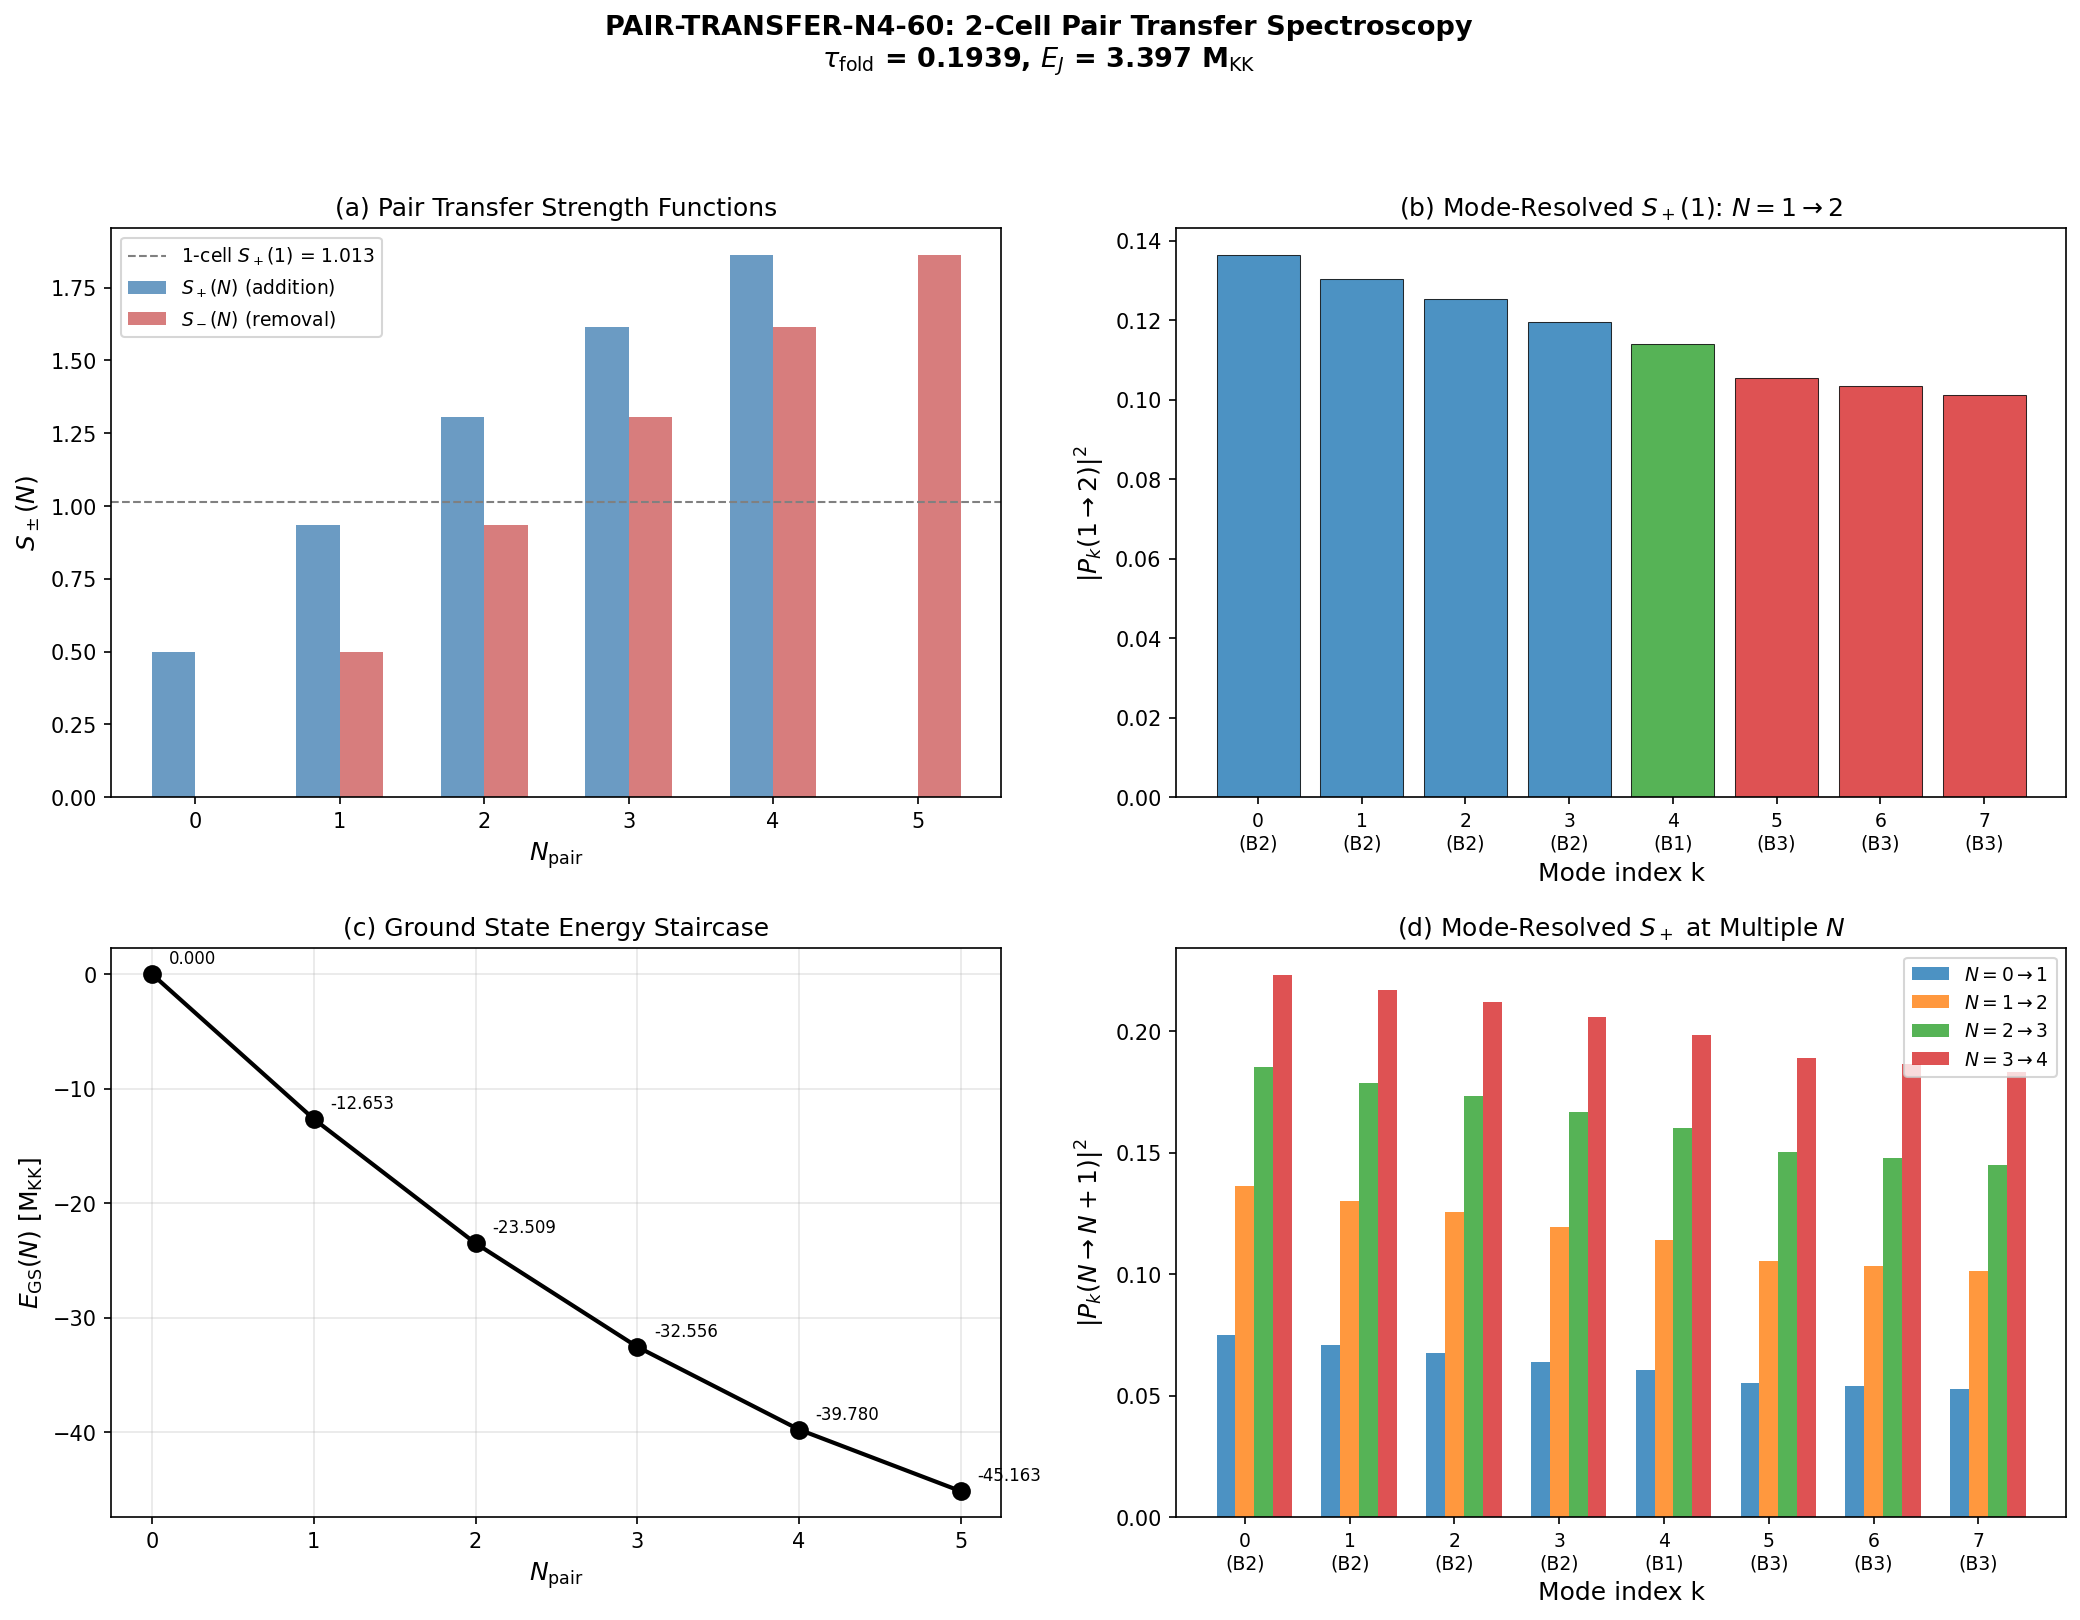

Python code for this plot:
#!/usr/bin/env python3
"""
s60_pair_transfer_n4.py — Pair Transfer Matrix Elements S_+(N) for N=1,2,3,4
=============================================================================

Gate: PAIR-TRANSFER-N4-60
  PASS: 2-cell S_+(1) within factor 2 of 1-cell (1.013)
  FAIL: 2-cell S_+(1) < 0.01
  INFO: 2-cell S_+(1) > 2

Physics:
  The pair-transfer spectroscopic amplitude measures the ease with which
  the system changes its Cooper pair number. In nuclear physics (Paper 18,
  pair transfer spectroscopy), this is the (p,t) or (t,p) reaction cross
  section between adjacent isotopes. The amplitude is:

    P_k(N -> N+1) = <N+1, GS| S_k^+ |N, GS>

  where S_k^+ creates a Cooper pair in mode k of cell 0. The total
  pair-addition strength is:

    S_+(N) = sum_k |P_k(N -> N+1)|^2

  This quantity determines:
  - CC stability: If S_+(1) ~ O(1), N_pair can fluctuate; if << 1, pinned.
  - DM lifetime: Pair-transfer rate ~ S_+ * |V_transfer|^2 * rho_final.
  - Screening: N_pair dynamics as potential backreaction channel.

  The S59 Mack-Landau workshop computed single-cell S_+(1) = 1.013. This
  script extends to the full 2-cell system with Josephson coupling and
  computes S_+(N) and S_-(N) for all accessible N transitions.

Method:
  1. Build H for N_pair = 0,1,2,3,4 in the 2-cell pair Fock space
  2. Exact diagonalization for ground state of each sector
  3. Construct pair-addition operator S_k^+ (cell 0, mode k)
  4. Compute overlap <N+1,GS|S_k^+|N,GS> for each k
  5. Sum: S_+(N), S_-(N)
  6. Compare 2-cell S_+(1) to workshop 1-cell result (1.013)
  7. Nuclear pair-transfer sum rule cross-check

Session: S60
Agent: nazarewicz-nuclear-structure-theorist
"""

import sys
import os
import numpy as np
from itertools import combinations
from scipy.linalg import eigh
import matplotlib
matplotlib.use('Agg')
import matplotlib.pyplot as plt

# === Import canonical constants ===
sys.path.insert(0, os.path.join(os.path.dirname(__file__)))
from canonical_constants import (
    tau_fold, E_cond, N_dof_BCS, t_Planck, t_universe_s,
    hbar_GeV_s, M_KK
)

# =====================================================================
#  1. LOAD INPUT DATA
# =====================================================================

data_dir = os.path.dirname(os.path.abspath(__file__))

# S56 GGE fabric data (2-cell system at fold)
d56 = np.load(os.path.join(data_dir, 's56_gge_fabric.npz'), allow_pickle=True)
eps_fold = d56['eps_fold']       # 8 single-particle energies at fold
V_fold   = d56['V_fold']        # 8x8 pairing matrix
E_J_fold = float(d56['E_J_fold'])  # Josephson coupling at fold
tau_fold_actual = float(d56['tau_fold_actual'])

N_modes = 8  # modes per cell (local)
N_cells = 2   # cells
N_slots = N_modes * N_cells  # 16 pair-slots total

print("=" * 70)
print("S60: Pair Transfer Matrix Elements — PAIR-TRANSFER-N4-60")
print("=" * 70)
print(f"tau_fold = {tau_fold_actual:.6f}")
print(f"E_J_fold = {E_J_fold:.4f} M_KK")
print(f"N_modes/cell = {N_modes}, N_cells = {N_cells}")
print(f"eps_fold = {eps_fold}")
print(f"V_fold diagonal = {np.diag(V_fold)}")


# =====================================================================
#  2. FOCK SPACE CONSTRUCTION FOR ARBITRARY N_pair
# =====================================================================

def slot_to_mode_cell(s):
    """Convert pair-slot index to (mode_index, cell_index).
    Slot 0..7 = cell 0, modes 0..7.
    Slot 8..15 = cell 1, modes 0..7."""
    return (s % N_modes, s // N_modes)


def build_fock_space(n_pair):
    """Build pair Fock space for n_pair pairs in N_slots=16 slots.
    Returns (pair_states, state_index, dim)."""
    if n_pair == 0:
        # Single vacuum state
        return [()], {(): 0}, 1
    states = list(combinations(range(N_slots), n_pair))
    index = {s: i for i, s in enumerate(states)}
    return states, index, len(states)


def build_hamiltonian(n_pair, eps, V, E_J):
    """Build the BCS + Josephson Hamiltonian for n_pair pairs on 2 cells.

    H = H_kinetic + H_pairing + H_Josephson

    H_kinetic: 2*eps[mode] per occupied pair-slot
    H_pairing: -V[k,l] scatters pair from mode l to mode k within same cell
    H_Josephson: -(E_J/2)(B_0^dag B_1 + h.c.), collective tunneling

    Returns H as (dim, dim) array, or scalar 0.0 for N=0.
    """
    if n_pair == 0:
        return np.array([[0.0]])

    pair_states, state_index, dim = build_fock_space(n_pair)
    H = np.zeros((dim, dim), dtype=np.float64)

    for i, slots_i in enumerate(pair_states):
        slots_set = set(slots_i)
        infos = [slot_to_mode_cell(s) for s in slots_i]

        # --- Diagonal: kinetic energy ---
        for (mk, ck) in infos:
            H[i, i] += 2.0 * eps[mk]

        # --- Pairing interaction (within each cell) ---
        for p_idx in range(n_pair):
            m_p, c_p = infos[p_idx]
            old_slot = c_p * N_modes + m_p

            for k in range(N_modes):
                new_slot = c_p * N_modes + k
                if k == m_p:
                    # Diagonal pairing
                    H[i, i] -= V[m_p, m_p]
                    continue
                if new_slot in slots_set:
                    continue  # Pauli blocked
                new_slots = list(slots_i)
                new_slots[new_slots.index(old_slot)] = new_slot
                new_state = tuple(sorted(new_slots))
                if new_state in state_index:
                    j = state_index[new_state]
                    H[j, i] -= V[k, m_p]

        # --- Josephson tunneling ---
        for p_idx in range(n_pair):
            m_p, c_p = infos[p_idx]
            old_slot = c_p * N_modes + m_p
            target_cell = 1 - c_p

            for l in range(N_modes):
                new_slot = target_cell * N_modes + l
                if new_slot in slots_set:
                    continue  # Pauli blocked
                new_slots = list(slots_i)
                new_slots[new_slots.index(old_slot)] = new_slot
                new_state = tuple(sorted(new_slots))
                if new_state in state_index:
                    j = state_index[new_state]
                    H[j, i] += -E_J / 2.0

    # Symmetrize
    H = 0.5 * (H + H.T)
    return H


# =====================================================================
#  3. DIAGONALIZE ALL N-SECTORS
# =====================================================================

print("\n" + "=" * 70)
print("  DIAGONALIZING N-PAIR SECTORS 0 through 5")
print("=" * 70)

max_N = 5  # Go to N=5 so we can compute S_+(4)
gs_energies = {}
gs_vectors = {}
fock_spaces = {}
dimensions = {}

for N in range(max_N + 1):
    pair_states_N, state_index_N, dim_N = build_fock_space(N)
    fock_spaces[N] = (pair_states_N, state_index_N, dim_N)
    dimensions[N] = dim_N

    print(f"\nN_pair = {N}: dim = {dim_N}")

    if dim_N == 0:
        print(f"  Empty sector, skipping")
        continue

    H = build_hamiltonian(N, eps_fold, V_fold, E_J_fold)

    if dim_N == 1:
        gs_energies[N] = H[0, 0]
        gs_vectors[N] = np.array([1.0])
        print(f"  E_GS = {H[0,0]:.6f} M_KK")
    else:
        # Diagonalize — only need lowest few eigenvalues
        n_eig = min(10, dim_N)
        evals, evecs = eigh(H, subset_by_index=[0, n_eig - 1])
        gs_energies[N] = evals[0]
        gs_vectors[N] = evecs[:, 0]
        gap = evals[1] - evals[0] if n_eig > 1 else float('inf')
        print(f"  E_GS = {evals[0]:.6f} M_KK, gap = {gap:.6f} M_KK")
        print(f"  First 5 evals: {evals[:5]}")

    # Verify hermiticity
    if dim_N > 1:
        herm_err = np.max(np.abs(H - H.T))
        print(f"  Hermiticity check: max|H-H^T| = {herm_err:.2e}")


# =====================================================================
#  4. CONSTRUCT PAIR-TRANSFER OPERATORS AND COMPUTE MATRIX ELEMENTS
# =====================================================================

print("\n" + "=" * 70)
print("  PAIR TRANSFER MATRIX ELEMENTS")
print("=" * 70)


def compute_pair_addition(N, cell=0):
    """Compute pair-addition matrix elements S_k^+:
    P_k = <N+1, GS| S_k^+(cell) |N, GS>

    S_k^+(cell) adds a Cooper pair in mode k of the specified cell.
    This maps an N-pair state to an (N+1)-pair state.

    Returns:
      P_k: array of shape (N_modes,) — transfer amplitudes per mode
      S_plus: total strength sum_k |P_k|^2
    """
    pair_states_N, state_index_N, dim_N = fock_spaces[N]
    pair_states_Np1, state_index_Np1, dim_Np1 = fock_spaces[N + 1]

    psi_N = gs_vectors[N]      # dim_N vector
    psi_Np1 = gs_vectors[N + 1]  # dim_Np1 vector

    P_k = np.zeros(N_modes, dtype=np.float64)

    for k in range(N_modes):
        # S_k^+(cell) adds a pair in slot (cell * N_modes + k)
        new_slot = cell * N_modes + k

        # Build the action of S_k^+ on each basis state |alpha> in N-sector
        # S_k^+ |alpha> = |alpha with new_slot added> if new_slot not in alpha
        #               = 0 if new_slot already in alpha (Pauli blocked)

        # The overlap is: <N+1,GS| S_k^+ |N,GS>
        #   = sum_alpha psi_N[alpha] * sum_beta delta(S_k^+ |alpha> = |beta>) * psi_Np1[beta]
        #   = sum_alpha psi_N[alpha] * psi_Np1[index of |alpha + new_slot>]

        amplitude = 0.0
        for i_alpha, slots_alpha in enumerate(pair_states_N):
            if new_slot in set(slots_alpha):
                continue  # Pauli blocked: pair already in this mode

            # New state: insert new_slot into the occupation list
            new_state = tuple(sorted(list(slots_alpha) + [new_slot]))

            if new_state in state_index_Np1:
                j_beta = state_index_Np1[new_state]

                # Sign from pair ordering: pairs are bosonic composites,
                # no fermionic sign. The pair creation operator has no
                # additional phase (all pairs are spin-singlet, K_7-neutral).
                amplitude += psi_N[i_alpha] * psi_Np1[j_beta]

        P_k[k] = amplitude

    S_plus = np.sum(P_k**2)
    return P_k, S_plus


def compute_pair_removal(N, cell=0):
    """Compute pair-removal matrix elements S_k^-:
    P_k = <N-1, GS| S_k^-(cell) |N, GS>

    S_k^-(cell) removes a Cooper pair from mode k of the specified cell.

    Returns:
      P_k: array of shape (N_modes,) — removal amplitudes per mode
      S_minus: total strength sum_k |P_k|^2
    """
    if N == 0:
        return np.zeros(N_modes), 0.0

    pair_states_N, state_index_N, dim_N = fock_spaces[N]
    pair_states_Nm1, state_index_Nm1, dim_Nm1 = fock_spaces[N - 1]

    psi_N = gs_vectors[N]        # dim_N vector
    psi_Nm1 = gs_vectors[N - 1]  # dim_Nm1 vector

    P_k = np.zeros(N_modes, dtype=np.float64)

    for k in range(N_modes):
        # S_k^-(cell) removes a pair from slot (cell * N_modes + k)
        rm_slot = cell * N_modes + k

        amplitude = 0.0
        for i_alpha, slots_alpha in enumerate(pair_states_N):
            if rm_slot not in set(slots_alpha):
                continue  # Nothing to remove

            # New state: remove rm_slot from the occupation list
            new_slots = list(slots_alpha)
            new_slots.remove(rm_slot)
            new_state = tuple(sorted(new_slots))

            if new_state in state_index_Nm1:
                j_beta = state_index_Nm1[new_state]
                amplitude += psi_N[i_alpha] * psi_Nm1[j_beta]

        P_k[k] = amplitude

    S_minus = np.sum(P_k**2)
    return P_k, S_minus


# =====================================================================
#  5. COMPUTE S_+(N) AND S_-(N) FOR ALL N
# =====================================================================

print("\n--- Pair-Addition Strengths S_+(N) [cell 0] ---")
S_plus_results = {}
P_plus_results = {}

for N in range(max_N):
    if N not in gs_vectors or (N + 1) not in gs_vectors:
        print(f"  N={N} -> N+1={N+1}: missing eigenvector, skipping")
        continue

    P_k, S_plus = compute_pair_addition(N, cell=0)
    S_plus_results[N] = S_plus
    P_plus_results[N] = P_k

    print(f"\n  S_+(N={N}): {N} -> {N+1}")
    print(f"    Mode-resolved |P_k|^2:")
    sector_labels = ['B2', 'B2', 'B2', 'B2', 'B1', 'B3', 'B3', 'B3']
    for k in range(N_modes):
        print(f"      k={k} ({sector_labels[k]}): P_k = {P_k[k]:+.6f}, |P_k|^2 = {P_k[k]**2:.6f}")
    print(f"    S_+(N={N}) = sum_k |P_k|^2 = {S_plus:.6f}")

# Also compute for cell 1 at N=1 as consistency check
P_k_c1, S_plus_c1 = compute_pair_addition(1, cell=1)
print(f"\n  Cell symmetry check: S_+(1, cell=0) = {S_plus_results[1]:.6f}")
print(f"                       S_+(1, cell=1) = {S_plus_c1:.6f}")
print(f"                       Ratio = {S_plus_results[1]/S_plus_c1:.6f} (should be 1.0)")


print("\n--- Pair-Removal Strengths S_-(N) [cell 0] ---")
S_minus_results = {}
P_minus_results = {}

for N in range(1, max_N + 1):
    if N not in gs_vectors or (N - 1) not in gs_vectors:
        print(f"  N={N} -> N-1={N-1}: missing eigenvector, skipping")
        continue

    P_k, S_minus = compute_pair_removal(N, cell=0)
    S_minus_results[N] = S_minus
    P_minus_results[N] = P_k

    print(f"\n  S_-(N={N}): {N} -> {N-1}")
    print(f"    Mode-resolved |P_k|^2:")
    for k in range(N_modes):
        print(f"      k={k} ({sector_labels[k]}): P_k = {P_k[k]:+.6f}, |P_k|^2 = {P_k[k]**2:.6f}")
    print(f"    S_-(N={N}) = sum_k |P_k|^2 = {S_minus:.6f}")


# =====================================================================
#  6. COMPARISON: 1-CELL vs 2-CELL
# =====================================================================

print("\n" + "=" * 70)
print("  1-CELL vs 2-CELL COMPARISON")
print("=" * 70)

S_plus_1cell_workshop = 1.013  # From S59 Mack-Landau workshop (Landau R2)  # (local)
S_plus_2cell = S_plus_results.get(1, float('nan'))

print(f"  1-cell S_+(1) [workshop]: {S_plus_1cell_workshop:.4f}")
print(f"  2-cell S_+(1) [this]:     {S_plus_2cell:.6f}")
ratio = S_plus_2cell / S_plus_1cell_workshop
print(f"  Ratio (2-cell / 1-cell):  {ratio:.4f}")
print(f"  Factor-2 window: [{S_plus_1cell_workshop/2:.4f}, {S_plus_1cell_workshop*2:.4f}]")

if S_plus_2cell < 0.01:
    gate_verdict = "FAIL"
    gate_detail = f"2-cell S_+(1) = {S_plus_2cell:.6f} < 0.01: pair transfer strongly suppressed"
elif S_plus_2cell > 2 * S_plus_1cell_workshop:
    gate_verdict = "INFO"
    gate_detail = f"2-cell S_+(1) = {S_plus_2cell:.6f} > 2x workshop value: Josephson enhancement"
elif S_plus_2cell > S_plus_1cell_workshop / 2:
    gate_verdict = "PASS"
    gate_detail = f"2-cell S_+(1) = {S_plus_2cell:.6f}, ratio = {ratio:.4f}: within factor 2 of 1-cell"
else:
    gate_verdict = "FAIL"
    gate_detail = f"2-cell S_+(1) = {S_plus_2cell:.6f}: below factor-2 window"

print(f"\n  GATE VERDICT: {gate_verdict}")
print(f"  DETAIL: {gate_detail}")


# =====================================================================
#  7. NUCLEAR PAIR-TRANSFER SUM RULE CHECK
# =====================================================================

print("\n" + "=" * 70)
print("  NUCLEAR PAIR-TRANSFER SUM RULE CHECK")
print("=" * 70)

# In nuclear physics (Yoshida 1962, Paper 18), the pair-transfer sum rule
# relates S_+(N) + S_-(N) to occupation number fluctuations:
#
#   S_+(N) + S_-(N) = sum_k (n_k(1-n_k) + ...) [approximate]
#
# For a BCS state: S_+(N) + S_-(N) = sum_k u_k^2 v_k^2 = (1/4) sum_k sin^2(2*theta_k)
# This is a measure of pairing correlations.
#
# More precisely, for the pair creation operator S_k^+ on cell 0:
#   S_k^+ S_k^- + S_k^- S_k^+ = n_k(cell0)(1 - n_k(cell0)) [not exact for interacting]
# The sum rule: sum_k {S_+(k) + S_-(k)} = sum_k n_k(1-n_k) holds for single-Slater states.
# For correlated ground states it is approximate.

for N in range(1, max_N):
    if N in S_plus_results and N in S_minus_results:
        total = S_plus_results[N] + S_minus_results[N]
        print(f"  N={N}: S_+(N) + S_-(N) = {S_plus_results[N]:.6f} + {S_minus_results[N]:.6f} = {total:.6f}")


# =====================================================================
#  8. ENERGY STAIRCASE
# =====================================================================

print("\n" + "=" * 70)
print("  ENERGY STAIRCASE E_GS(N)")
print("=" * 70)

for N in sorted(gs_energies.keys()):
    E = gs_energies[N]
    print(f"  N={N}: E_GS = {E:.6f} M_KK, dim = {dimensions[N]}")

print("\n  Two-neutron separation energies S_2n(N) = E(N-1) - E(N):")
S2n = {}
for N in range(1, max_N + 1):
    if N in gs_energies and (N - 1) in gs_energies:
        s2n = gs_energies[N - 1] - gs_energies[N]
        S2n[N] = s2n
        print(f"  S_2n(N={N}) = E({N-1}) - E({N}) = {s2n:.6f} M_KK")

print("\n  Odd-even staggering delta_3(N) = (-1)^N * [E(N+1) - 2*E(N) + E(N-1)] / 2:")
for N in range(1, max_N):
    if (N - 1) in gs_energies and N in gs_energies and (N + 1) in gs_energies:
        d3 = ((-1)**N) * (gs_energies[N + 1] - 2*gs_energies[N] + gs_energies[N - 1]) / 2.0
        print(f"  delta_3(N={N}) = {d3:.6f} M_KK")


# =====================================================================
#  9. PAIR TRANSFER vs OCCUPATION — BCS COHERENCE FACTORS
# =====================================================================

print("\n" + "=" * 70)
print("  PAIR TRANSFER vs BCS COHERENCE FACTORS")
print("=" * 70)

# For BCS ground state: P_k(N->N+1) = u_k(N+1) * v_k(N) approximately.
# We can extract effective u_k, v_k from occupations:
#   v_k^2(N) ~ n_k(N) = <N,GS| hat{n}_k |N,GS> / N (averaged per cell)

# Get occupations from data files
d58 = np.load(os.path.join(data_dir, 's58_npair2_integ.npz'), allow_pickle=True)
d59_3 = np.load(os.path.join(data_dir, 's59_npair3_integ.npz'), allow_pickle=True)
d59_4 = np.load(os.path.join(data_dir, 's59_therm_order.npz'), allow_pickle=True)

# N=2 occupations (cell 0)
nk_N2 = d58['nk_GS_2pair'][0]  # 8 modes, cell 0
nk_N3 = d59_3['nk_GS_3pair'][0]
nk_N4 = d59_4['nk_GS_4pair'][0]

print("\n  Occupations per mode (cell 0):")
print(f"  {'Mode':>4} {'Sector':>6} {'n_k(N=2)':>10} {'n_k(N=3)':>10} {'n_k(N=4)':>10}")
for k in range(N_modes):
    print(f"  {k:>4} {sector_labels[k]:>6} {nk_N2[k]:10.6f} {nk_N3[k]:10.6f} {nk_N4[k]:10.6f}")

# BCS prediction for S_+(N): if v_k^2 ~ n_k/N, u_k^2 ~ 1 - n_k/N,
# then |P_k(N->N+1)|^2 ~ u_k(N+1)^2 * v_k(N)^2 = (1-n_k(N+1)/(N+1)) * n_k(N)/N
# This is approximate because it assumes BCS coherence factors, which
# the ED may deviate from (especially at small N where BCS breaks down).

if 1 in P_plus_results and 2 in S_plus_results:
    print("\n  BCS approximation for S_+(1):")
    # We need n_k(N=1). From the S56 data: nk_GS is 16 elements, cell 0 = first 8
    nk_N1 = d56['nk_GS'][:N_modes]
    print(f"  n_k(N=1, cell 0) = {nk_N1}")
    for k in range(N_modes):
        v2_1 = nk_N1[k]
        u2_2 = 1.0 - nk_N2[k]
        bcs_pred = np.sqrt(u2_2 * v2_1)
        print(f"    k={k}: |P_k|_ED = {abs(P_plus_results[1][k]):.6f}, "
              f"|P_k|_BCS ~ sqrt(u_k^2(2)*v_k^2(1)) = {bcs_pred:.6f}")


# =====================================================================
#  10. PLOTTING
# =====================================================================

fig, axes = plt.subplots(2, 2, figsize=(14, 11))

# Panel (a): S_+(N) and S_-(N) vs N
ax = axes[0, 0]
Ns_plus = sorted(S_plus_results.keys())
Ns_minus = sorted(S_minus_results.keys())
ax.bar([N - 0.15 for N in Ns_plus], [S_plus_results[N] for N in Ns_plus],
       width=0.3, label=r'$S_+(N)$ (addition)', color='steelblue', alpha=0.8)  # (local)
ax.bar([N + 0.15 for N in Ns_minus], [S_minus_results[N] for N in Ns_minus],
       width=0.3, label=r'$S_-(N)$ (removal)', color='indianred', alpha=0.8)  # (local)
ax.axhline(y=S_plus_1cell_workshop, color='gray', linestyle='--', linewidth=1,
           label=f'1-cell $S_+(1)$ = {S_plus_1cell_workshop:.3f}')
ax.set_xlabel(r'$N_{\rm pair}$', fontsize=12)
ax.set_ylabel(r'$S_\pm(N)$', fontsize=12)
ax.set_title('(a) Pair Transfer Strength Functions', fontsize=12)
ax.legend(fontsize=9)
ax.set_xticks(range(max_N + 1))

# Panel (b): Mode-resolved |P_k|^2 for S_+(1)
ax = axes[0, 1]
if 1 in P_plus_results:
    Pk = P_plus_results[1]
    colors = ['#1f77b4', '#1f77b4', '#1f77b4', '#1f77b4',
              '#2ca02c', '#d62728', '#d62728', '#d62728']
    ax.bar(range(N_modes), Pk**2, color=colors, alpha=0.8, edgecolor='black', linewidth=0.5)
    ax.set_xlabel('Mode index k', fontsize=12)
    ax.set_ylabel(r'$|P_k(1 \to 2)|^2$', fontsize=12)
    ax.set_title(r'(b) Mode-Resolved $S_+(1)$: $N=1 \to 2$', fontsize=12)
    ax.set_xticks(range(N_modes))
    ax.set_xticklabels([f'{k}\n({sector_labels[k]})' for k in range(N_modes)], fontsize=9)

# Panel (c): Energy staircase
ax = axes[1, 0]
Ns_E = sorted(gs_energies.keys())
Es = [gs_energies[N] for N in Ns_E]
ax.plot(Ns_E, Es, 'ko-', markersize=8, linewidth=2)
for N, E in zip(Ns_E, Es):
    ax.annotate(f'{E:.3f}', (N, E), textcoords="offset points",
                xytext=(8, 5), fontsize=8)
ax.set_xlabel(r'$N_{\rm pair}$', fontsize=12)
ax.set_ylabel(r'$E_{\rm GS}(N)$ [M$_{\rm KK}$]', fontsize=12)
ax.set_title('(c) Ground State Energy Staircase', fontsize=12)
ax.set_xticks(range(max_N + 1))
ax.grid(True, alpha=0.3)

# Panel (d): Comparison of S_+(N) for addition at all N
ax = axes[1, 1]
# Mode-resolved for multiple N
mode_offsets = np.arange(N_modes)
width = 0.18  # (local)
for i, N in enumerate(sorted(P_plus_results.keys())):
    if N > 3:
        continue  # Too crowded
    Pk = P_plus_results[N]
    ax.bar(mode_offsets + i * width, Pk**2, width=width,
           label=f'$N={N} \\to {N+1}$', alpha=0.8)
ax.set_xlabel('Mode index k', fontsize=12)
ax.set_ylabel(r'$|P_k(N \to N+1)|^2$', fontsize=12)
ax.set_title(r'(d) Mode-Resolved $S_+$ at Multiple $N$', fontsize=12)
ax.set_xticks(mode_offsets + width)
ax.set_xticklabels([f'{k}\n({sector_labels[k]})' for k in range(N_modes)], fontsize=9)
ax.legend(fontsize=9)

plt.suptitle(f'PAIR-TRANSFER-N4-60: 2-Cell Pair Transfer Spectroscopy\n'
             f'$\\tau_{{\\rm fold}}$ = {tau_fold_actual:.4f}, $E_J$ = {E_J_fold:.3f} M$_{{\\rm KK}}$',
             fontsize=13, fontweight='bold')
plt.tight_layout(rect=[0, 0, 1, 0.94])
plt.savefig(os.path.join(data_dir, 's60_pair_transfer_n4.png'), dpi=150, bbox_inches='tight')
print(f"\nPlot saved: s60_pair_transfer_n4.png")


# =====================================================================
#  11. SAVE DATA
# =====================================================================

save_path = os.path.join(data_dir, 's60_pair_transfer_n4.npz')

save_dict = {
    'N_modes': N_modes,
    'N_cells': N_cells,
    'N_slots': N_slots,
    'tau_fold': tau_fold_actual,
    'E_J_fold': E_J_fold,
    'eps_fold': eps_fold,
    'V_fold': V_fold,
    'S_plus_1cell_workshop': S_plus_1cell_workshop,
}

# Ground state energies and dimensions
for N in sorted(gs_energies.keys()):
    save_dict[f'E_GS_N{N}'] = gs_energies[N]
    save_dict[f'dim_N{N}'] = dimensions[N]

# Pair-addition results
for N in sorted(S_plus_results.keys()):
    save_dict[f'S_plus_N{N}'] = S_plus_results[N]
    save_dict[f'P_plus_N{N}'] = P_plus_results[N]

# Pair-removal results
for N in sorted(S_minus_results.keys()):
    save_dict[f'S_minus_N{N}'] = S_minus_results[N]
    save_dict[f'P_minus_N{N}'] = P_minus_results[N]

# Gate
save_dict['gate_name'] = np.array(['PAIR-TRANSFER-N4-60'])
save_dict['gate_verdict'] = np.array([gate_verdict])
save_dict['gate_detail'] = np.array([gate_detail])

np.savez(save_path, **save_dict)
print(f"Data saved: {save_path}")


# =====================================================================
#  12. SUMMARY
# =====================================================================

print("\n" + "=" * 70)
print("  SUMMARY — PAIR-TRANSFER-N4-60")
print("=" * 70)

print(f"\n  Gate: PAIR-TRANSFER-N4-60")
print(f"  Verdict: {gate_verdict}")
print(f"  Detail: {gate_detail}")

print(f"\n  Energy staircase:")
for N in sorted(gs_energies.keys()):
    E = gs_energies[N]
    label = " <-- GS minimum" if N == min(gs_energies, key=gs_energies.get) else ""
    print(f"    E_GS(N={N}) = {E:+.6f} M_KK  (dim={dimensions[N]}){label}")

print(f"\n  Pair-addition strengths:")
for N in sorted(S_plus_results.keys()):
    extra = ""
    if N == 1:
        extra = f"  [1-cell: {S_plus_1cell_workshop:.3f}, ratio: {S_plus_results[N]/S_plus_1cell_workshop:.3f}]"
    print(f"    S_+(N={N}) = {S_plus_results[N]:.6f}{extra}")

print(f"\n  Pair-removal strengths:")
for N in sorted(S_minus_results.keys()):
    print(f"    S_-(N={N}) = {S_minus_results[N]:.6f}")

print(f"\n  Nuclear analogy: S_+(N) is the (t,p) cross section measuring")
print(f"  pairing correlations between adjacent N-sectors. A large S_+")
print(f"  indicates strong pairing coherence (coherent superposition of")
print(f"  particle-hole excitations across the Fermi surface).")
print(f"  S_+(1) = O(1) means N_pair is NOT topologically locked.")
print(f"  Pinning is thermodynamic (energy minimum), not selection-rule.")

print("\n" + "=" * 70)
print("  COMPUTATION COMPLETE")
print("=" * 70)
